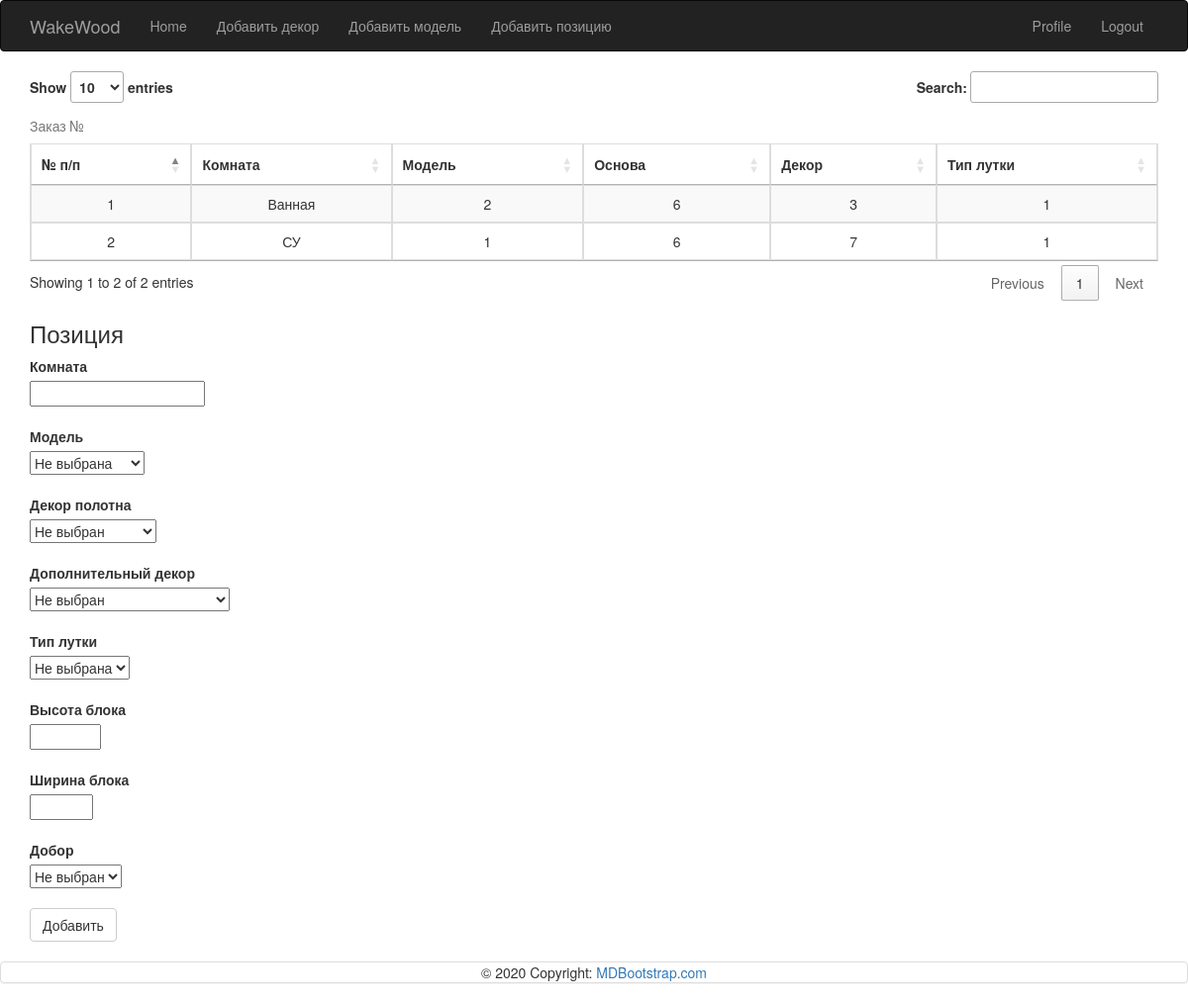
/position (signed in), run on the app's committed database.
### app_dir/models.py (models this page shows)
class Position(db.Model):
    __tablename__ = 'positions'
    id = db.Column(db.Integer, primary_key=True)
    room = db.Column(db.String(32))
    doormodel_id = db.Column(db.Integer, db.ForeignKey('door_models.id'))
    base_decor_id = db.Column(db.Integer, db.ForeignKey('decor.id'))
    second_decor_id = db.Column(db.Integer, db.ForeignKey('decor.id'))
    frame_id = db.Column(db.Integer, db.ForeignKey('frame_type.id'))
    height_block = db.Column(db.Integer)
    width_block = db.Column(db.Integer)
    expander_id = db.Column(db.Integer, db.ForeignKey('expanders.id'))

### app_dir/routes.py (the view, shortened to what this page needs)
@app.route('/position', methods=['get', 'post'])
@login_required
def position():
    form = PositionForm()
    if form.errors:
        print(form.errors)
    positions = Position.query.all()
    if not positions:
        flash('В базе еще пусто')
    return render_template(
        'position.html',
        title='Position',
        positions=positions,
        forms=form
    )

### app_dir/models.py (called while the page is built)
@login.user_loader
def load_user(id):
    return User.query.get(int(id))

### app_dir/templates/position.html (shortened to what this page needs)
{% extends "base.html" %}
{% from "_formhelpers.html" import render_field %}
{% block app_content %}
    <table class="table table-bordered table-striped text-center" id="same_table">
        <caption>Заказ №</caption>
        <thead>
            <tr>
                <th class="text-center">№ п/п</th>
                <th class="text-center">Комната</th>
                <th class="text-center">Модель</th>
                <th class="text-center">Основа</th>
                <th class="text-center">Декор</th>
                <th class="text-center">Тип лутки</th>
            </tr>
        </thead>
        <tbody>
            {% for position in positions %}
            <tr>
                <td>
                    {{ loop.index }}
                </td>
                <td>
                    {{ position.room }}
                </td>
                <td>
                    {{ position.doormodel_id }}
                </td>
                <td>
                    {{ position.base_decor_id }}
                </td>
                <td>
                    {{ position.second_decor_id }}
                </td>
                <td>
                    {{ position.frame_id }}
                </td>
            </tr>
            {% endfor %}
        </tbody>
    </table>
<div>
    <h3>Позиция</h3>
    <form action="" method="post">
        <dl>
            {{ render_field(forms.room) }}
            {{ render_field(forms.doormodel_id) }}
            {{ render_field(forms.base_decor_id) }}
            {{ render_field(forms.second_decor_id) }}
            {{ render_field(forms.frame_id) }}
            {{ render_field(forms.height_block) }}
            {{ render_field(forms.width_block) }}
            {{ render_field(forms.expander_id) }}
            {{ forms.submit(class_="btn btn-default") }}
        </dl>
    </form>
</div>
{% endblock %}

### data on the page
Position: room "Ванная", doormodel_id "2", base_decor_id "6", second_decor_id "3", frame_id "1"
Position: room "СУ", doormodel_id "1", base_decor_id "6", second_decor_id "7", frame_id "1"

### other printed values
{{ field.label }} "Комната Модель Декор полотна Дополнительный декор Тип лутки Высота блока Ширина блока Добор"
